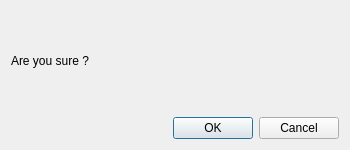
<?xml version="1.0" encoding="UTF-8"?>
<ui version="4.0">
 <class>DeleteConfirmationDialog</class>
 <widget class="QDialog" name="DeleteConfirmationDialog">
  <property name="geometry">
   <rect>
    <x>0</x>
    <y>0</y>
    <width>350</width>
    <height>150</height>
   </rect>
  </property>
  <property name="minimumSize">
   <size>
    <width>350</width>
    <height>150</height>
   </size>
  </property>
  <property name="maximumSize">
   <size>
    <width>350</width>
    <height>150</height>
   </size>
  </property>
  <property name="windowTitle">
   <string>Dialog</string>
  </property>
  <layout class="QGridLayout" name="gridLayout">
   <item row="2" column="0">
    <widget class="QDialogButtonBox" name="buttonBox">
     <property name="orientation">
      <enum>Qt::Horizontal</enum>
     </property>
     <property name="standardButtons">
      <set>QDialogButtonBox::Cancel|QDialogButtonBox::Ok</set>
     </property>
    </widget>
   </item>
   <item row="1" column="0">
    <widget class="QLabel" name="label">
     <property name="text">
      <string>Are you sure ?</string>
     </property>
    </widget>
   </item>
  </layout>
 </widget>
 <resources/>
 <connections/>
</ui>
